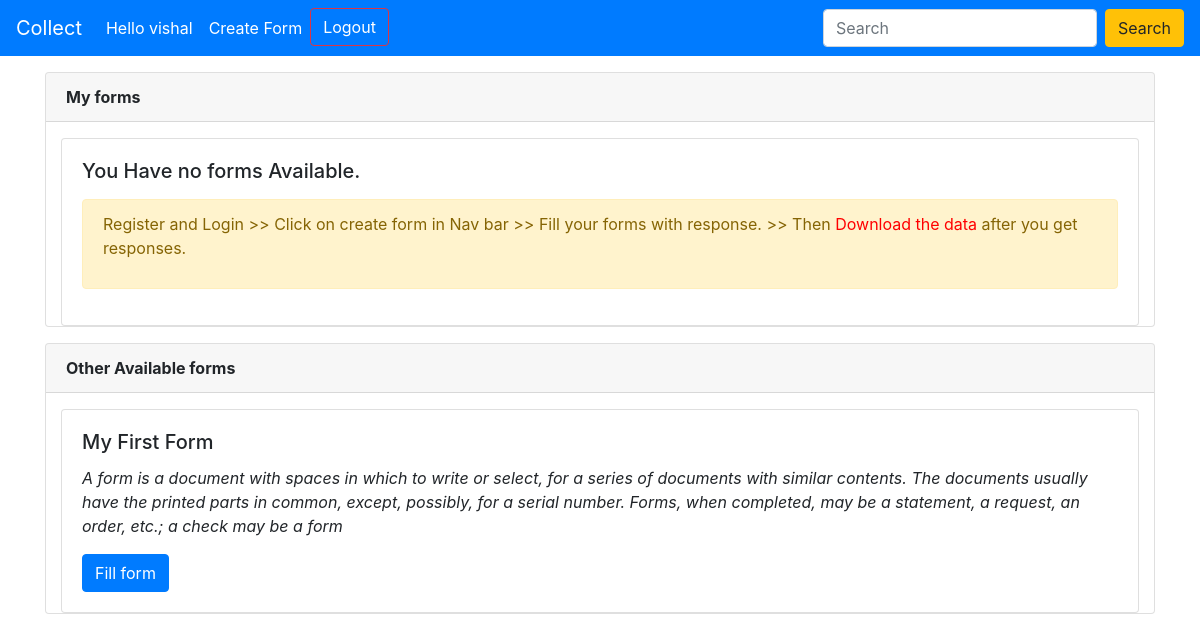
The page / (signed in) on the database its author committed.
### survey/models.py (models this page shows, shortened)
class Form(models.Model):
    title = models.CharField(max_length=200)
    description = models.CharField(max_length=10000, blank = True)
    owner = models.ForeignKey(User, on_delete = models.CASCADE, related_name = "owner")
    sucess_message = models.CharField(max_length = 10000, default = "Your response has been recorded.")
    created_at = models.DateTimeField(auto_now_add = True)
    updated_at = models.DateTimeField(auto_now = True)
    questions = models.ManyToManyField(Questions, related_name = "questions")
    collect_email = models.BooleanField(default=False)
    login_required = models.BooleanField(default = False)

### survey/views.py (the view)
# urls.py: 2. Add a URL to urlpatterns:  path('', views.home, name='home')
def home(request):
    if request.user is not None:
        forms = Form.objects.all()
        data = {"forms":forms}
        try:
            myforms = Form.objects.filter(owner = request.user)
            data["myforms"] = myforms
        except:
            pass
    return render(request, 'home.html', data)

### templates/home.html (shortened to what this page needs)
{% load static %}
<!doctype html>
<html lang="en">
  <head>
    <link rel="stylesheet" href="{% static '\css/main.css' %}" />
    <link rel="stylesheet" href="https://cdn.jsdelivr.net/npm/bootstrap@4.0.0/dist/css/bootstrap.min.css">
  </head>
  <body>
    <nav class="navbar navbar-expand-lg navbar-dark bg-primary">
        <div class="collapse navbar-collapse" id="navbarTogglerDemo01">
          <a class="navbar-brand" href="/">Collect</a>
          <ul class="navbar-nav mr-auto mt-2 mt-lg-0">
              {% if request.user.is_authenticated %}
              <li class="nav-item active">
                <a class="nav-link" href="/">Hello {{request.user}} <span class="sr-only">(current)</span></a>
               </li>
               <li class="nav-item active">
                <a class="nav-link" href="/survey">Create Form <span class="sr-only">(current)</span></a>
              </li>
              <li><a class="btn btn-outline-danger " href="/accounts/logout" style="color:white;">Logout</a></li>
              {% endif %}
          </ul>
          <form class="form-inline my-2 my-lg-0">
            <input class="form-control mr-sm-2" type="search" placeholder="Search" aria-label="Search">
            <button class="btn btn-warning  my-2 my-sm-0" type="submit">Search</button>
          </form>
        </div>
      </nav>
      <div class="container ps-3 pt-3">
        <div class="card">
          <div class="card-header">
            <b>My forms </b>
          </div>
          <div class="container ps-3 pt-3">
            {% if myforms %}
              {% for myform in myforms %}
              <div class="card">
              <div class="card-body">
                <h5 class="card-title">{{myform.title}}</h5>
                <p class="card-text">{{myform.description}}</p>
                <a href="/show_form/{{myform.id}}" class="btn btn-primary">Fill form</a>
                <a href="/download_excel/{{myform.id}}" class="btn btn-primary">Download response</a>
              </div>
              </div>
              {% endfor %}
            {% else %}
            <div class="card">
              <div class="card-body">
                <h5 class="card-title">You Have no forms Available.</h5>
                <p class="card-text"><div class="alert alert-warning"> Register and Login >> Click on create form in Nav bar >> Fill your forms with response. >> Then <span style="color: red;">Download the data</span> after you get responses.</p></div>
              </div>
              </div>
            {% endif %}
          </div>
        </div>
      <div class="container ps-3 pt-3">
        <div class="card">
          <div class="card-header">
            <b>Other Available forms</b>
          </div>
          <div class="container ps-3 pt-3">
            {% for form in forms %}
            <div class="card">
             <div class="card-body">
              <h5 class="card-title">{{form.title}}</h5>
              <p class="card-text"><i>{{form.description}}</i></p>
              <a href="/show_form/{{form.id}}" class="btn btn-primary">Fill form</a>
             </div>
            </div>
            {% endfor %}
          </div>
        </div>
      </div>
  </body>
</html>

### static/css/main.css (style rules this page uses)
body { background-color: red; }

### rows shown on the page
Form: title "My First Form", description "A form is a document with spaces in which to write or select, for a series of documents with similar contents. The documents usually have the printed parts in common, except, possibly, for a serial number. Forms, when completed, may be a statement, a request, an order, etc.; a check may be a form"

### other values the page prints
{{ request.user }} "vishal"
